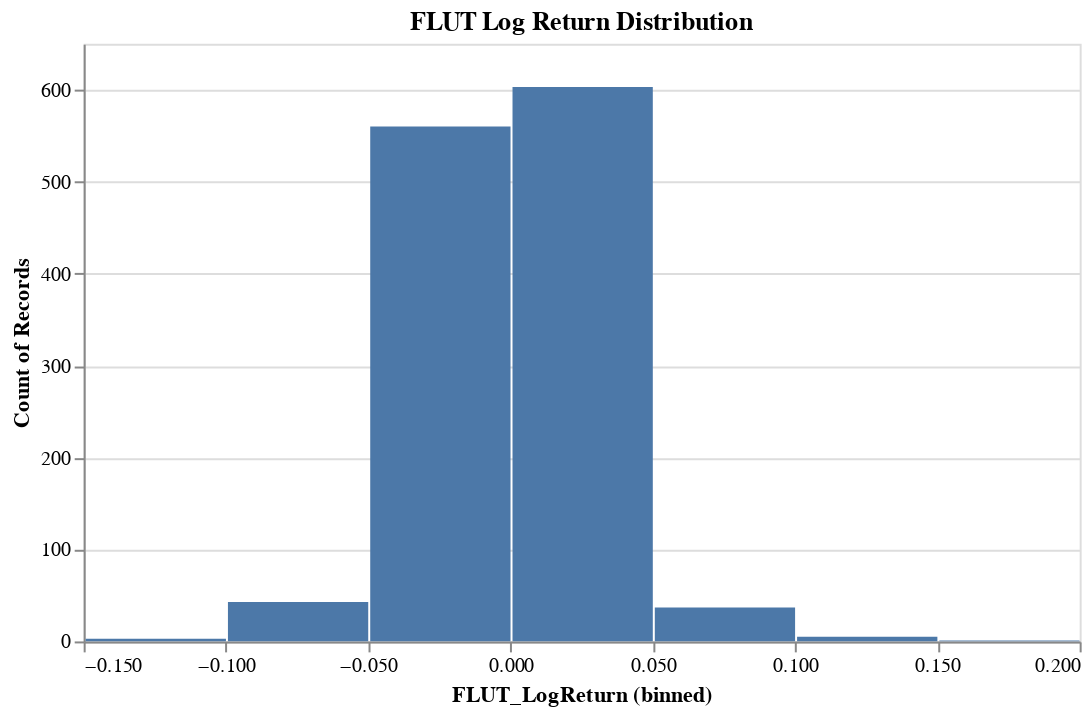

Notebook source saved alongside this figure:
### Code cell
COMBINED['FLUT_LogReturn'].plot.hist().properties(width=500, title="FLUT Log Return Distribution")

### Figure 1 — Vega-Lite specification as saved in the notebook (floating-point values rounded to 4 significant figures; data arrays with more than 128 entries replaced by an {"elided": "..."} marker saying what was removed)
{"config": {"view": {"continuousWidth": 300, "continuousHeight": 300}}, "data": {"name": "data-6eb77e35adb95fb0b9351d0370bd88f9"}, "mark": {"type": "bar", "tooltip": true}, "encoding": {"x": {"bin": true, "field": "FLUT_LogReturn", "type": "quantitative"}, "y": {"aggregate": "count", "type": "quantitative"}}, "params": [{"name": "param_2", "select": {"type": "interval", "encodings": ["x", "y"]}, "bind": "scales"}], "title": "FLUT Log Return Distribution", "width": 500, "$schema": "https://vega.github.io/schema/vega-lite/v5.20.1.json", "datasets": {"data-6eb77e35adb95fb0b9351d0370bd88f9": {"elided": "1252 records"}}}
